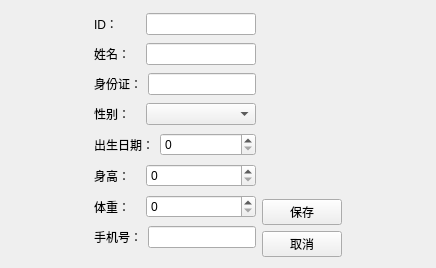
<?xml version="1.0" encoding="UTF-8"?>
<ui version="4.0">
 <class>PatientEditView</class>
 <widget class="QWidget" name="PatientEditView">
  <property name="geometry">
   <rect>
    <x>0</x>
    <y>0</y>
    <width>436</width>
    <height>268</height>
   </rect>
  </property>
  <property name="windowTitle">
   <string>编辑患者信息</string>
  </property>
  <layout class="QHBoxLayout" name="horizontalLayout_12">
   <item>
    <layout class="QHBoxLayout" name="horizontalLayout_11">
     <item>
      <spacer name="horizontalSpacer">
       <property name="orientation">
        <enum>Qt::Orientation::Horizontal</enum>
       </property>
       <property name="sizeHint" stdset="0">
        <size>
         <width>40</width>
         <height>20</height>
        </size>
       </property>
      </spacer>
     </item>
     <item>
      <layout class="QHBoxLayout" name="horizontalLayout_10">
       <item>
        <layout class="QVBoxLayout" name="verticalLayout">
         <item>
          <layout class="QHBoxLayout" name="horizontalLayout">
           <item>
            <widget class="QLabel" name="label">
             <property name="text">
              <string>ID：</string>
             </property>
            </widget>
           </item>
           <item>
            <widget class="QLineEdit" name="lineEdit">
             <property name="maximumSize">
              <size>
               <width>110</width>
               <height>16777215</height>
              </size>
             </property>
            </widget>
           </item>
          </layout>
         </item>
         <item>
          <layout class="QHBoxLayout" name="horizontalLayout_2">
           <item>
            <widget class="QLabel" name="label_2">
             <property name="text">
              <string>姓名：</string>
             </property>
            </widget>
           </item>
           <item>
            <widget class="QLineEdit" name="lineEdit_2">
             <property name="maximumSize">
              <size>
               <width>110</width>
               <height>16777215</height>
              </size>
             </property>
            </widget>
           </item>
          </layout>
         </item>
         <item>
          <layout class="QHBoxLayout" name="horizontalLayout_3">
           <item>
            <widget class="QLabel" name="label_4">
             <property name="text">
              <string>身份证：</string>
             </property>
            </widget>
           </item>
           <item>
            <widget class="QLineEdit" name="lineEdit_3">
             <property name="minimumSize">
              <size>
               <width>0</width>
               <height>0</height>
              </size>
             </property>
             <property name="maximumSize">
              <size>
               <width>110</width>
               <height>16777215</height>
              </size>
             </property>
            </widget>
           </item>
          </layout>
         </item>
         <item>
          <layout class="QHBoxLayout" name="horizontalLayout_9">
           <item>
            <layout class="QHBoxLayout" name="horizontalLayout_4">
             <item>
              <widget class="QLabel" name="label_3">
               <property name="text">
                <string>性别：</string>
               </property>
              </widget>
             </item>
            </layout>
           </item>
           <item>
            <widget class="QComboBox" name="comboBox">
             <property name="sizePolicy">
              <sizepolicy hsizetype="Expanding" vsizetype="Fixed">
               <horstretch>0</horstretch>
               <verstretch>0</verstretch>
              </sizepolicy>
             </property>
             <property name="maximumSize">
              <size>
               <width>110</width>
               <height>16777215</height>
              </size>
             </property>
            </widget>
           </item>
          </layout>
         </item>
         <item>
          <layout class="QHBoxLayout" name="horizontalLayout_7">
           <item>
            <widget class="QLabel" name="label_5">
             <property name="text">
              <string>出生日期：</string>
             </property>
            </widget>
           </item>
           <item>
            <widget class="QSpinBox" name="spinBox_3">
             <property name="sizePolicy">
              <sizepolicy hsizetype="Expanding" vsizetype="Fixed">
               <horstretch>0</horstretch>
               <verstretch>0</verstretch>
              </sizepolicy>
             </property>
             <property name="minimumSize">
              <size>
               <width>0</width>
               <height>0</height>
              </size>
             </property>
             <property name="maximumSize">
              <size>
               <width>110</width>
               <height>16777215</height>
              </size>
             </property>
            </widget>
           </item>
          </layout>
         </item>
         <item>
          <layout class="QHBoxLayout" name="horizontalLayout_8">
           <item>
            <widget class="QLabel" name="label_8">
             <property name="text">
              <string>身高：</string>
             </property>
            </widget>
           </item>
           <item>
            <widget class="QSpinBox" name="spinBox">
             <property name="sizePolicy">
              <sizepolicy hsizetype="Expanding" vsizetype="Fixed">
               <horstretch>0</horstretch>
               <verstretch>0</verstretch>
              </sizepolicy>
             </property>
             <property name="maximumSize">
              <size>
               <width>110</width>
               <height>16777215</height>
              </size>
             </property>
            </widget>
           </item>
          </layout>
         </item>
         <item>
          <layout class="QHBoxLayout" name="horizontalLayout_6">
           <item>
            <widget class="QLabel" name="label_6">
             <property name="text">
              <string>体重：</string>
             </property>
            </widget>
           </item>
           <item>
            <widget class="QSpinBox" name="spinBox_2">
             <property name="sizePolicy">
              <sizepolicy hsizetype="Expanding" vsizetype="Fixed">
               <horstretch>0</horstretch>
               <verstretch>0</verstretch>
              </sizepolicy>
             </property>
             <property name="maximumSize">
              <size>
               <width>110</width>
               <height>16777215</height>
              </size>
             </property>
            </widget>
           </item>
          </layout>
         </item>
         <item>
          <layout class="QHBoxLayout" name="horizontalLayout_5">
           <item>
            <widget class="QLabel" name="label_7">
             <property name="text">
              <string>手机号：</string>
             </property>
            </widget>
           </item>
           <item>
            <widget class="QLineEdit" name="lineEdit_4">
             <property name="maximumSize">
              <size>
               <width>110</width>
               <height>16777215</height>
              </size>
             </property>
            </widget>
           </item>
          </layout>
         </item>
        </layout>
       </item>
       <item>
        <layout class="QVBoxLayout" name="verticalLayout_2">
         <item>
          <spacer name="verticalSpacer">
           <property name="orientation">
            <enum>Qt::Orientation::Vertical</enum>
           </property>
           <property name="sizeHint" stdset="0">
            <size>
             <width>20</width>
             <height>40</height>
            </size>
           </property>
          </spacer>
         </item>
         <item>
          <widget class="QPushButton" name="pushButton">
           <property name="text">
            <string>保存</string>
           </property>
          </widget>
         </item>
         <item>
          <widget class="QPushButton" name="pushButton_2">
           <property name="text">
            <string>取消</string>
           </property>
          </widget>
         </item>
        </layout>
       </item>
      </layout>
     </item>
     <item>
      <spacer name="horizontalSpacer_2">
       <property name="orientation">
        <enum>Qt::Orientation::Horizontal</enum>
       </property>
       <property name="sizeHint" stdset="0">
        <size>
         <width>40</width>
         <height>20</height>
        </size>
       </property>
      </spacer>
     </item>
    </layout>
   </item>
  </layout>
 </widget>
 <resources/>
 <connections/>
</ui>
